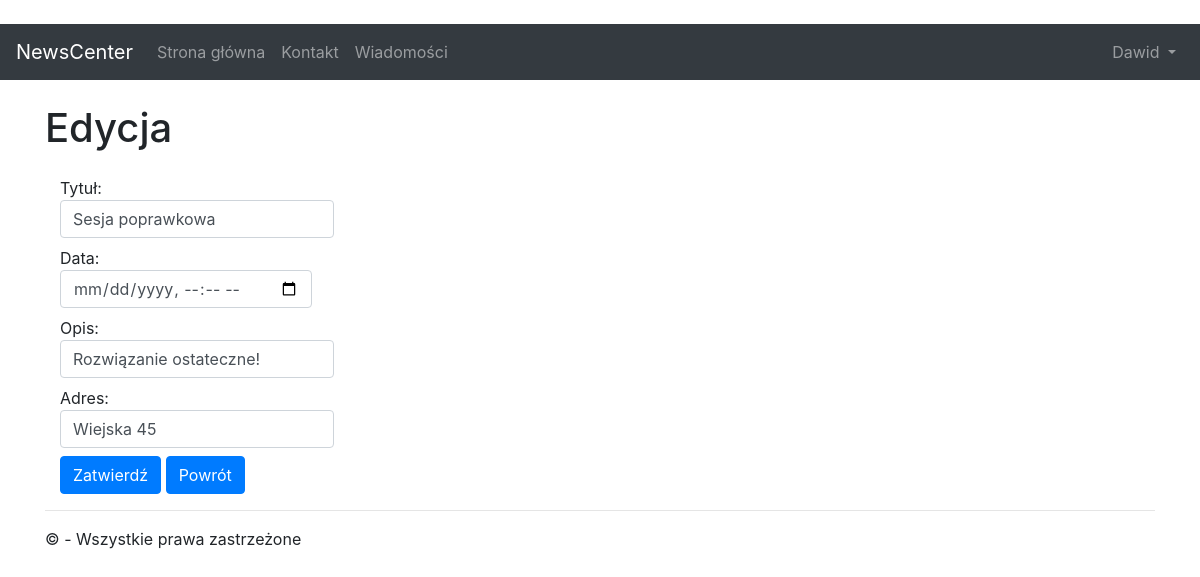
The page /edit/7 (signed in) on the database as committed earlier.
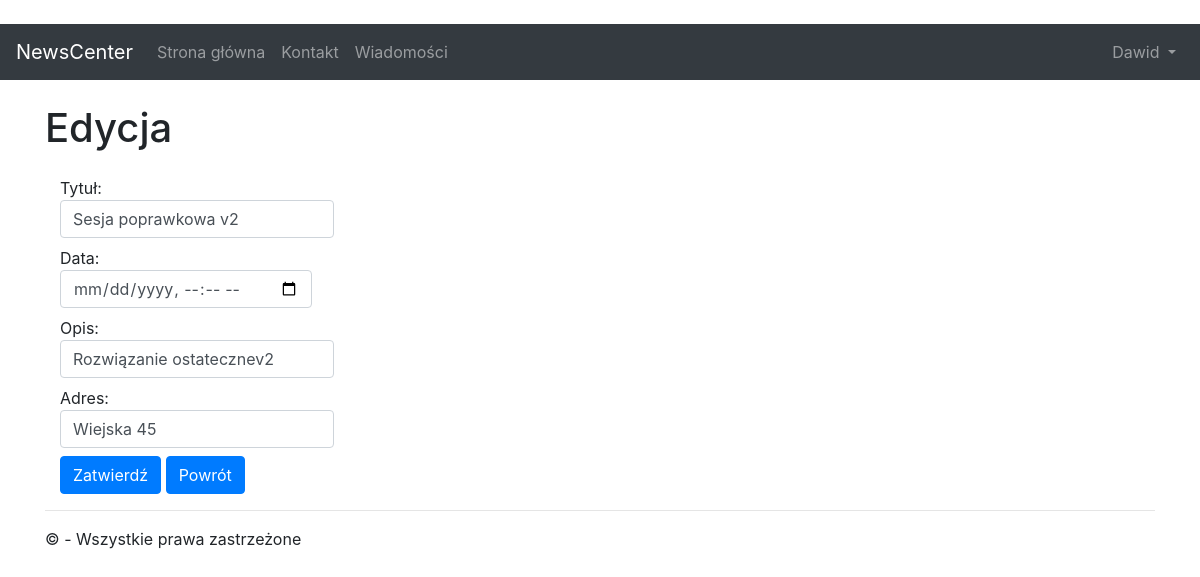
The same page on the database as committed later.
### app/models.py (models this page shows, shortened)
class News(models.Model):
	title       = models.CharField(max_length = 32)
	date        = models.DateField()
	description = models.TextField()
	address     = models.CharField(max_length = 32)
	created     = models.DateTimeField(auto_now_add=True)
	class Meta:
		verbose_name_plural = 'News'

### app/views/article.py (the view)
# urls.py: path('edit/<int:id>'    , app.views.article.edit    , name='edit'    ),
def edit(request, id):
	if not is_mod(request):
		return Http404()
	news = find_news(id)
	return render(request,'app/news/edit.html', {'news': news})

### app/support/utilities.py (called while the page is built)
def is_mod(request):
	user = UserProfile.objects.get(user=request.user)
	return user.role == 'moderator' or user.role == 'administrator'

def find_news(pk):
	return News.objects.get(id=pk)

### app/templates/app/news/edit.html (shortened to what this page needs)
{% extends 'app/shared/layout.html'%}
{% block content %}
<div class="container form-group">
	<br />
	<div class="row">
		<div >
			<h1>Edycja</h1>
		</div>
	</div>
</div>
<div class="container form-group">
	<form action="/update/{{ news.id }}" method="post">
		<label for="title">
			Tytuł:
			<input type="text" name="title" id="title" class="form-control" value="{{ news.title }}" placeholder=" {{ news.title }}"/>
		</label>
		<br />
		<label for="date">
			Data:
			<input type="datetime-local" value="{{ news.date|date:"Y-m-d" }}" name="date" onfocus="(this.type='{{ news.date }}')" placeholder="{{ news.date }}" class="form-control" />
		</label>
		<br />
		<label for="description">
			Opis:
			<input type="text" name="description" id="descrpition" class="form-control" value="{{ news.description}}" placeholder=" {{ news.description }}"/>
		</label>
		<br />
			<label for="address">
				Adres:
				<input type="text" name="address" id="address" class="form-control" value="{{ news.address}}" placeholder=" {{ news.address}}"/>
			</label>
		<br />
		<button type="submit" class="btn btn-primary">Zatwierdź</button>
		<button onclick="window.location='{% url 'news' %}'" type="button" class="btn btn-primary">Powrót</button>
	</form>
</div>
{% endblock %}

Rows that differ between the two databases and show on the page:
changed News "Wiejska 45": title "Sesja poprawkowa" → "Sesja poprawkowa v2"; description "Rozwiązanie ostateczne!" → "Rozwiązanie ostatecznev2"
